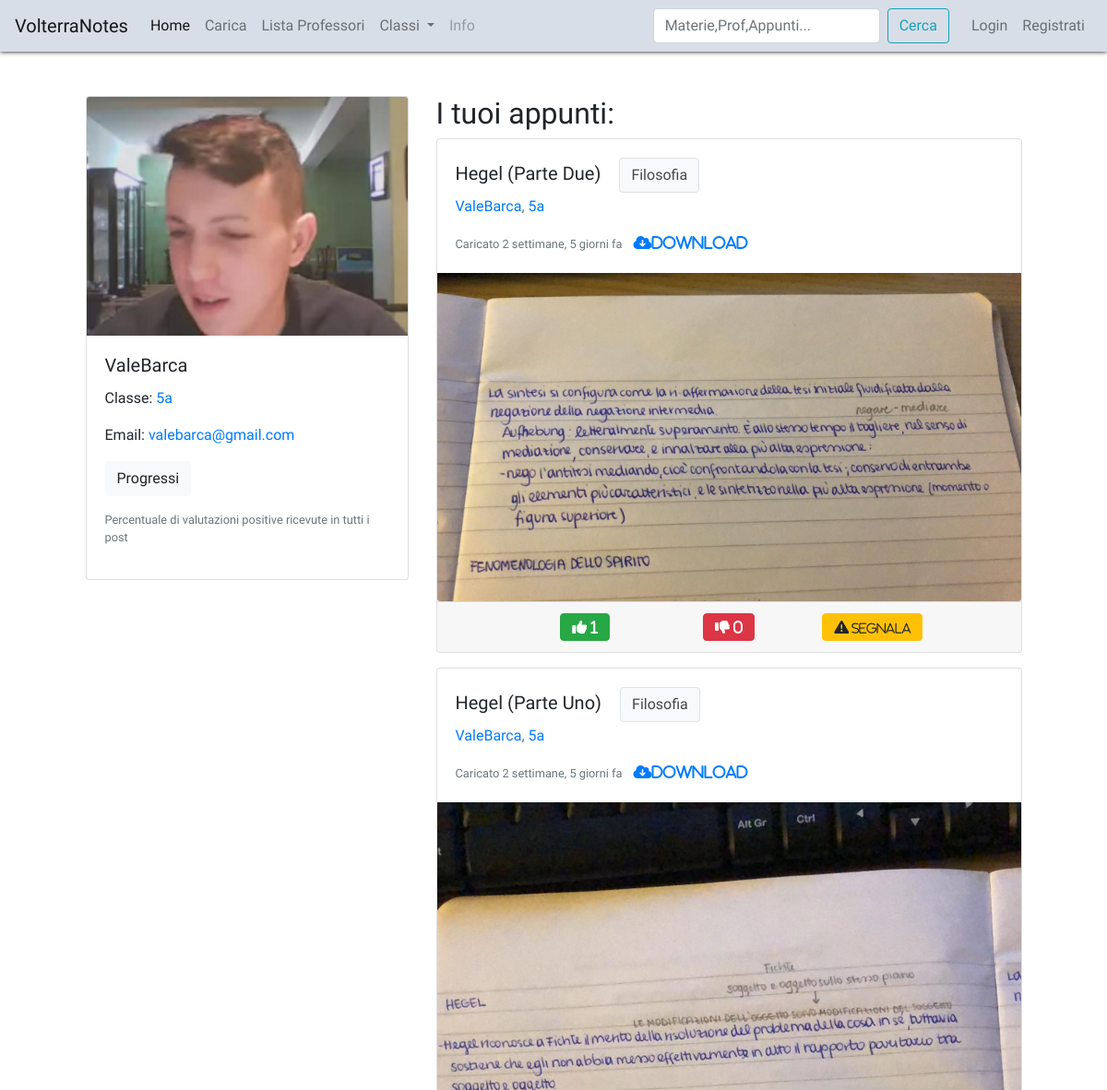
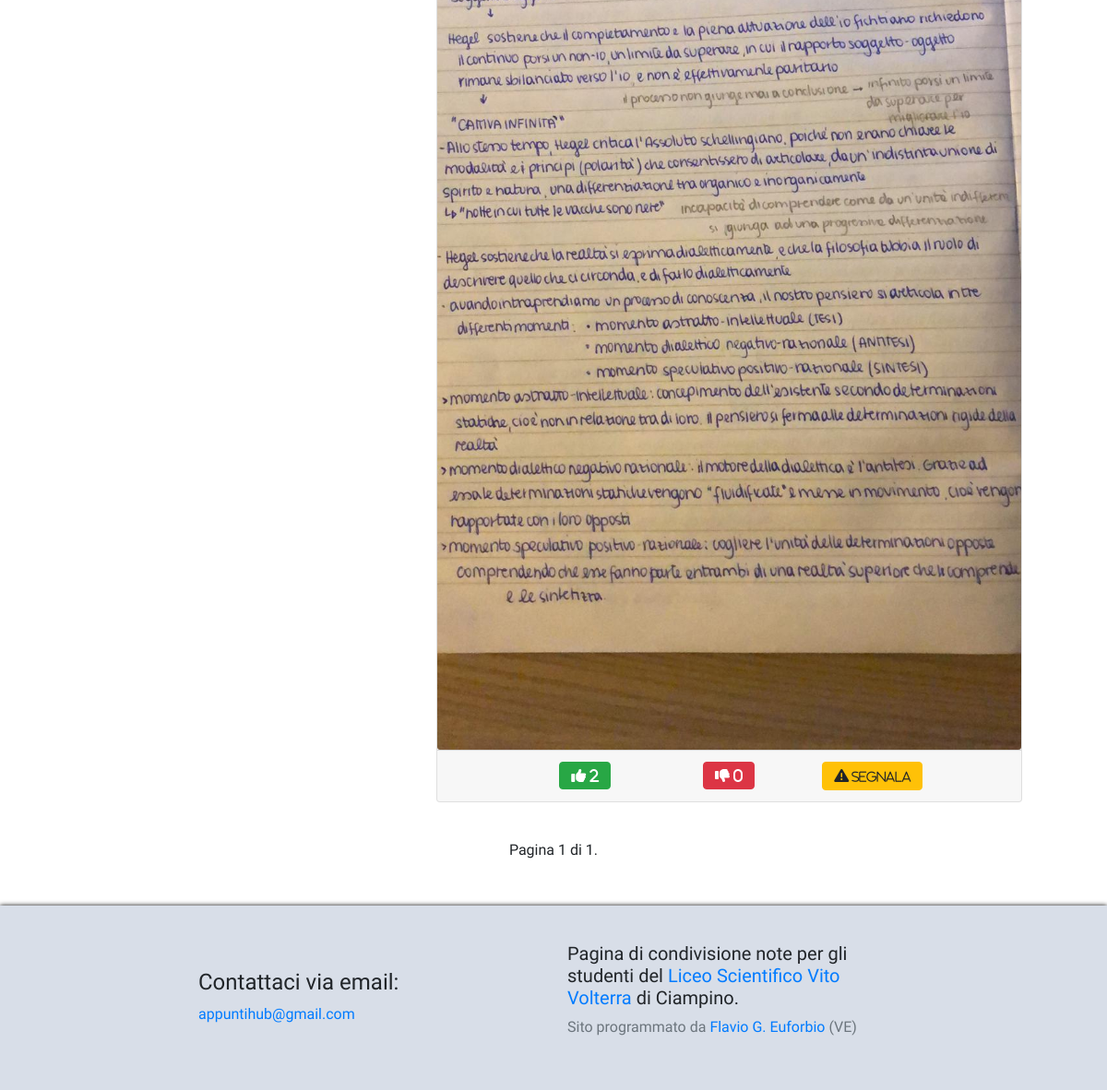
The app's page /other-profiles/7/ with its own data (2 pictures, top to bottom).
### core/models.py (models this page shows)
class CustomUser(AbstractUser):
    USERNAME_FIELD = 'email'
    classe = models.ForeignKey(Classe, on_delete=models.CASCADE, null=True)
    profile_image = models.ImageField(upload_to="profile_pics", null=True, blank=True)
    email = models.EmailField(unique=True, validators=[validate_email])
    val_pos = models.IntegerField(default=0)
    val_neg = models.IntegerField(default=0)
    REQUIRED_FIELDS = []
    def __str__(self):
        return self.username
    def get_val_ratio(self):
        tot = self.val_pos + self.val_neg
        if tot:
            ratio_pos = round((self.val_pos/tot) * 100,2)
            ratio_neg = round((self.val_neg/tot) * 100,2)
            ratio_pos = str(ratio_pos)+"%"
            ratio_neg = str(ratio_neg)+"%"
            return ratio_pos, ratio_neg
        return "0%", "0%"

### content/models.py (models this page shows, shortened)
class Classe(models.Model):
    grado = models.IntegerField()
    def __str__(self):
        return str(self.grado)+"a"
    class Meta:
        verbose_name = "Classe"
        verbose_name_plural = "Classi"

class Nota(models.Model):
    titolo = models.CharField(max_length=60)
    professore = models.ForeignKey(Professore, on_delete=models.CASCADE)
    materia = models.ForeignKey(Materia, on_delete=models.CASCADE)
    classe = models.ForeignKey(Classe, on_delete=models.CASCADE, null=True)
    studente = models.ForeignKey("core.CustomUser", on_delete=models.CASCADE, related_name="appunti", blank=True, null=True)
    immagine = models.ImageField(upload_to="notes/", validators=[validate_ext_image], blank=True)
    file_pdf = models.FileField(upload_to='pdf/', validators=[validate_ext_pdf], blank=True)
    file_audio = models.FileField(upload_to="audio/", validators=[validate_ext_audio], blank=True)
    data_pubblicazione = models.DateTimeField(auto_now_add=True)
    utile = models.IntegerField(default=0)
    non_utile = models.IntegerField(default=0)
    votanti = models.ManyToManyField("core.CustomUser", blank=True, related_name="note_votate")
    segnalanti = models.ManyToManyField("core.CustomUser", blank=True, related_name="note_segnalate")
    class Meta:
        verbose_name = "Nota"
        verbose_name_plural = "Note"

class Materia(models.Model):
    nome = models.CharField(max_length=60)
    classi = models.ManyToManyField(Classe)
    class Meta:
        verbose_name = "Materia"
        verbose_name_plural = "Materie"

### core/views.py (the view)
# urls.py: path("other-profiles/<int:user_pk>/", other_profiles, name="other_profiles"),
def other_profiles(request, user_pk):
    user = get_object_or_404(core.models.CustomUser, pk=user_pk)
    note = Nota.objects.filter(studente=user).order_by('-data_pubblicazione')
    ratio_pos, ratio_neg = user.get_val_ratio()
    paginator = Paginator(note, 3)
    page_number = request.GET.get('page')
    page_obj = paginator.get_page(page_number)
    context = {"user":user, "page_obj":page_obj, "ratio_pos":ratio_pos, "ratio_neg":ratio_neg}
    return render(request, "registration/other_profiles.html", context)

### templates/registration/other_profiles.html (shortened to what this page needs)
{% extends 'base.html' %}
{% block extra_js %}
  {% load static %}
{% endblock %}
{% block content %}
  <div class="row justify-content-center mt-3">
    <div class="col-md-4 profile_col">
      <div class="card">
        {% if user.profile_image %}
          <img class="card-img-top" src="{{user.profile_image.url}}" alt="Nessun Immagine di Profilo">
        {% endif %}
        <div class="card-body">
          <h5 class="card-title">{{user.username}}</h5>
          <p class="card-text">Classe: <a href="{% url 'notes_by_year' year=user.classe %}">{{user.classe}}</a></p>
          <p class="card-text">Email: <a href="mailto:{{user.email}}">{{user.email}}</a></p>
          <button onclick="progress_bar('{{ratio_pos}}','{{ratio_neg}}')" class="btn btn-light">Progressi</button>
          <p class="mt-3"><small class="text-muted">Percentuale di valutazioni positive ricevute in tutti i post</small></p>
        </div>
      </div>
    </div>
    <div class="col-md-7 profile_col">
      <h2 class="profile_header">I tuoi appunti: </h2>
      {% include 'notes.html' %}
    </div>
  </div>
  {% include 'pagination.html' %}
{% endblock %}

### templates/base.html (shortened to what this page needs)
<html>
  <head>
    <link rel="stylesheet" href="https://maxcdn.bootstrapcdn.com/bootstrap/4.0.0/css/bootstrap.min.css">
  </head>
  <body>
    <nav class="navbar navbar-expand-lg navbar-custom navbar-light" style="box-shadow: 0 0 5px black;">
      <a class="navbar-brand" href="{% url 'homepage' %}">VolterraNotes</a>
      <div class="collapse navbar-collapse" id="navbarSupportedContent">
        <ul class="navbar-nav mr-auto">
          <li class="nav-item active">
            <a class="nav-link" href="{% url 'homepage' %}">Home <span class="sr-only">(current)</span></a>
          </li>
          <li class="nav-item">
            <a class="nav-link" href="{% url 'main_upload' %}">Carica</a>
          </li>
          <li class="nav-item">
            <a class="nav-link" href="{% url 'professori' %}">Lista Professori</a>
          </li>
          <li class="nav-item dropdown">
            <a class="nav-link dropdown-toggle" href="#" id="navbarDropdown" role="button" data-toggle="dropdown" aria-haspopup="true" aria-expanded="false">
              Classi
            </a>
          </li>
          <li class="nav-item">
            <a class="nav-link disabled" href="#footer" tabindex="-1" aria-disabled="true">Info</a>
          </li>
        </ul>
        <form class="form-inline my-2 my-lg-0" action="{% url 'research' %}" method="get">
          <input class="form-control mr-sm-2" type="search" placeholder="Materie,Prof,Appunti..." aria-label="Search" name="research">
          <button class="btn btn-outline-info my-2 my-sm-0" type="submit">Cerca</button>
        </form>
        <ul class="navbar-nav ml-3">
          {% if not request.user.is_authenticated %}
            <li class="nav-item">
              <a class="nav-link" href="{% url 'login' %}">
                Login
              </a>
            </li>
            <li class="nav-item">
              <a class="nav-link" href="{% url 'register' %}">
                Registrati
              </a>
            </li>
          {% endif %}
        </ul>
      </div>
    </nav>
    <div class="container body mt-5 mb-5">
      {% block content %}
      {% endblock content %}
    </div>
    <div id="footer" class="row justify-content-center m-0" style="height: 200px; background-color: #d8dee8; margin-top: 100px; box-shadow: 0 0 5px black;">
      <div class="col-md-4 my-auto">
        <h4>Contattaci via email:</h4>
        <a href="mailto:appuntihub@gmail.com">appuntihub@gmail.com</a>
      </div>
      <div class="col-md-4 my-auto">
        <h5>Pagina di condivisione note per gli studenti del <a href="http://www.liceovolterra.edu.it">Liceo Scientifico Vito Volterra</a> di Ciampino.</h5>
        <p class="text-muted">Sito programmato da <a href="https://www.instagram.com/flavioeuforbio">Flavio G. Euforbio</a> (VE)</p>
      </div>
    </div>
  </body>
</html>

### content/templates/notes.html (shortened to what this page needs)
{% for nota in page_obj %}
  <div class="card mb-3">
    <div class="card-body">
      <h5 class="card-title inline-button">{{nota.titolo}}</h5><p class="btn btn-light border note_subject my-0"><a href="{% url 'notes_by_subject' subject=nota.materia.nome %}" style="color: #43474d; text-decoration: none;">{{nota.materia.nome}}</a></p>
      <p class="text-muted nome_studente_nota"><a href="{% url 'other_profiles' user_pk=nota.studente.pk %}">{{nota.studente.username}}</a>, <a href="{% url 'notes_by_year' year=nota.classe %}">{{nota.classe}}</a></p>
      <p class="card-text d-inline"><small class="text-muted">Caricato {{nota.data_pubblicazione | timesince}} fa</small>
        {% if nota.immagine %}
          <a class="ml-2" href="{{nota.immagine.url}}" download>
            <i class="fas fa-cloud-download-alt">Download</i>
          </a>
        {% endif %}
      </p>
      {% load index %}
    </div>
    {% if nota.immagine %}
      <a href="{{nota.immagine.url}}">
        <img class="card-img-bottom" src="{{nota.immagine.url}}" alt="Card image cap">
      </a>
    {% endif %}
    <div class="card-footer">
      <div class="row justify-content-center">
        <div class="col-3 text-center">
          <a href="{% url 'upvote' nota_pk=nota.pk %}?next={{request.get_full_path}}" class="btn btn-success"><i class="fas fa-thumbs-up"> {{nota.utile}}</i></a>
        </div>
        <div class="col-3 text-center">
          <a href="{% url 'downvote' nota_pk=nota.pk %}?next={{request.get_full_path}}" class="btn btn-danger"><i class="fas fa-thumbs-down"> {{nota.non_utile}}</i></a>
        </div>
        <div class="col-3 text-center">
          <a href="{% url 'form_segnalazione' nota_pk=nota.pk %}" class="btn btn-warning"><i class="fas fa-exclamation-triangle"><small>  Segnala</small></i></a>
        </div>
      </div>
    </div>
  </div>
{% empty %}
  <p class="text-muted">Non hai ancora condiviso nessun appunto...</p>
{% endfor %}

### content/templates/pagination.html (shortened to what this page needs)
<div class="row justify-content-center mt-4">
  <div class="pagination mx-auto">
      <span class="step-links">
          <span class="current">
              Pagina {{ page_obj.number }} di {{ page_obj.paginator.num_pages }}.
          </span>
      </span>
  </div>
</div>

### templates/base.html (style rules this page uses)
.navbar-custom { background-color: #d8dee8; }
body { font-family: 'Ubuntu', sans-serif; }
.body { min-height: calc(100vh - 350px); }
.note_subject { margin-left: 20px; display: inline-block; }
.inline-button { display: inline-block; }

### records on screen
CustomUser: profile_image (picture), username "ValeBarca", classe "5a", email "valebarca@gmail.com"
Nota: titolo "Hegel (Parte Due)", materia.nome "Filosofia", studente.username "ValeBarca", classe "5a", data_pubblicazione "2 settimane, 5 giorni", immagine (picture), utile "1", non_utile "0"
Nota: titolo "Hegel (Parte Uno)", materia.nome "Filosofia", studente.username "ValeBarca", classe "5a", data_pubblicazione "2 settimane, 5 giorni", immagine (picture), utile "2", non_utile "0"

### other values on screen
{{ page_obj.number }} "1"
{{ page_obj.paginator.num_pages }} "1"
